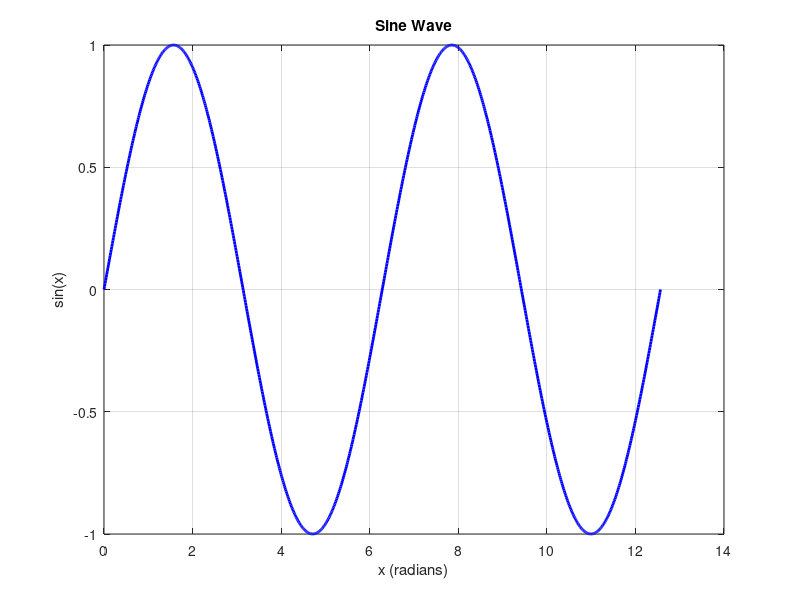

Source code (MATLAB):
% MATLAB script to plot a sine wave
x = linspace(0, 4*pi, 1000);  % Create x values from 0 to 4*pi
y = sin(x);                   % Calculate sine values

% Plot the sine wave
figure;
plot(x, y, 'b-', 'LineWidth', 2);
title('Sine Wave');
xlabel('x (radians)');
ylabel('sin(x)');
grid on;
